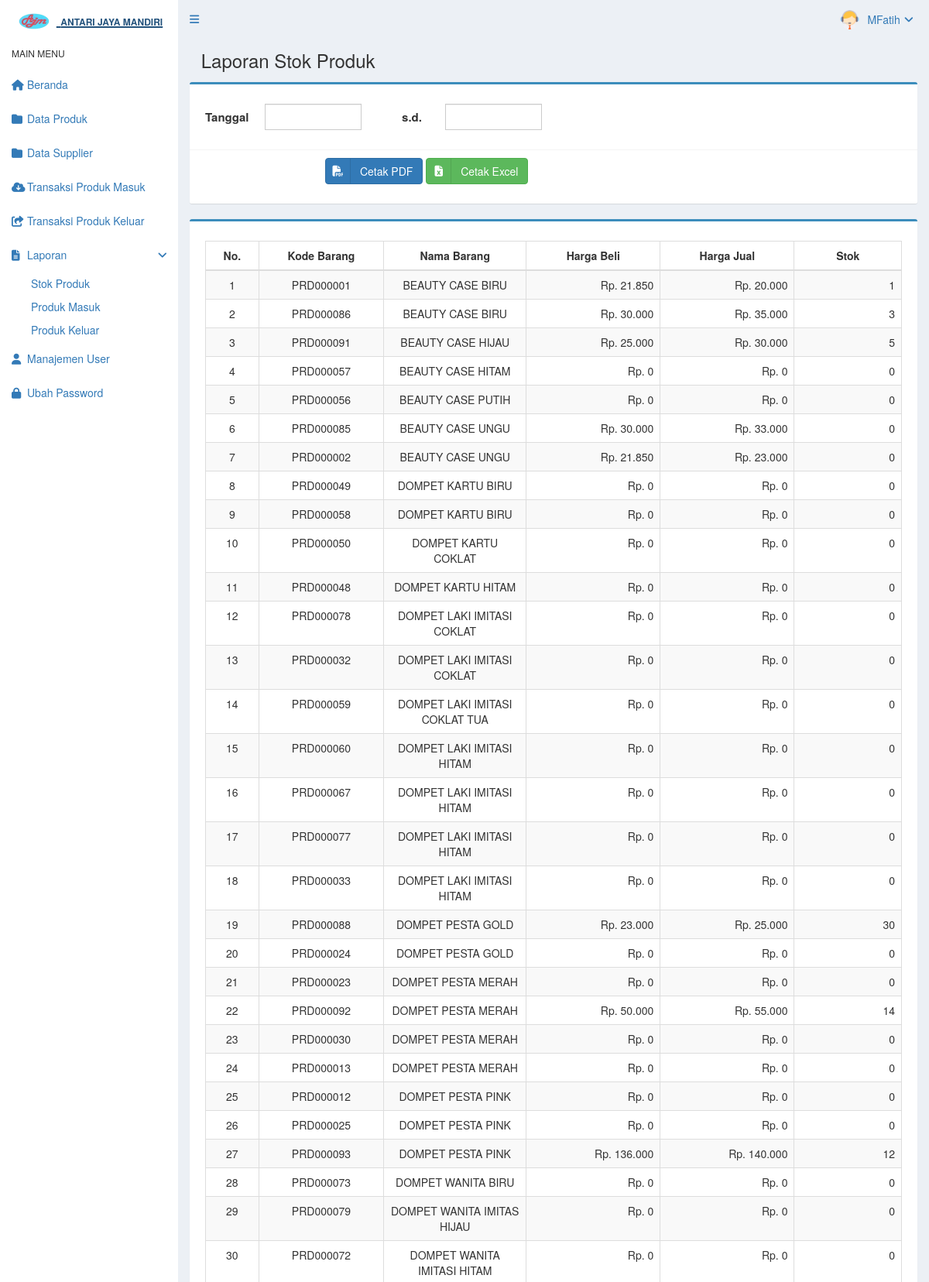
The app's page /main.php?module=lap_stok (signed in, upper part) with its own data.
### tables this page shows
CREATE TABLE `tb_user` (
  `id_user` int(5) NOT NULL,
  `username` varchar(50) NOT NULL,
  `password` varchar(50) NOT NULL,
  `nama_user` varchar(50) NOT NULL,
  `telepon` char(13) DEFAULT NULL,
  `foto` varchar(100) DEFAULT NULL,
  `hak_akses` enum('operasional','administrator','','') NOT NULL,
  `status` enum('aktif','blokir') NOT NULL DEFAULT 'aktif',
  `created_at` timestamp NOT NULL DEFAULT current_timestamp(),
  `updated_at` timestamp NOT NULL DEFAULT current_timestamp() ON UPDATE current_timestamp()
);

CREATE TABLE `tb_barang` (
  `kd_barang` char(9) NOT NULL DEFAULT '',
  `kd_supplier` char(9) NOT NULL,
  `nama_barang` varchar(50) NOT NULL,
  `harga_beli` int(11) NOT NULL,
  `harga_jual` int(11) NOT NULL,
  `stok` int(5) NOT NULL,
  `created_user` int(2) NOT NULL,
  `created_date` timestamp NOT NULL DEFAULT current_timestamp(),
  `updated_user` int(2) NOT NULL,
  `updated_date` timestamp NOT NULL DEFAULT current_timestamp() ON UPDATE current_timestamp()
);

### config/fungsi_rupiah.php (called while the page is built, shortened)
<?php
	function format_rupiah($angka){
		$rupiah=number_format($angka,0,',','.');
		return $rupiah;
	}
 ?>

### modules/lap_stok/view.php (the view, shortened to what this page needs)
<section class="content-header">
  <h1>
    <i class="fa fa-file-text-o icon-title"></i> Laporan Stok Produk
  </h1>
</section>
<section class="content">
<div class="row">
		<div class="col-md-12">
			<div class="box box-primary">
				<form class="form-horizontal" method="GET" target="_blank">
					<div class="box-body">
						<div class="form-group">
							<label class="col-sm-1 control-label">Tanggal</label>
							<div class="col-sm-2">
								<input type="text" class="form-control date-picker" data-date-format="dd-mm-yyyy" name="tgl_awal" autocomplete="off" required>
							</div>
							<label class="col-sm-1 control-label">s.d.</label>
							<div class="col-sm-2">
								<input type="text" class="form-control date-picker" data-date-format="dd-mm-yyyy" name="tgl_akhir" autocomplete="off" required>
							</div>
						</div>
					</div>
					<div class="box-footer">
						<div class="form-group">
							<div class="col-sm-offset-2 col-sm-10">
								<button type="submit" class="btn btn-primary btn-social" formaction="modules/lap_stok/cetakPDF.php">
									<i class="fa fa-file-pdf"></i> Cetak PDF
								</button>
								<button type="submit" class="btn btn-success btn-social" formaction="modules/lap_stok/exportExcel.php">
									<i class="fa fa-file-excel"></i> Cetak Excel
								</button>
							</div>
						</div>
					</div>
				</form>
			</div>
		</div>
	</div>
	<div class="row">
		<div class="col-md-12">
			<div class="box box-primary">
				<div class="box-body">
					<table id="dataTables1" class="table table-bordered table-striped table-hover">
						<thead>
							<tr>
								<th class="center">No.</th>
								<th class="center">Kode Barang</th>
								<th class="center">Nama Barang</th>
								<th class="center">Harga Beli</th>
								<th class="center">Harga Jual</th>
								<th class="center">Stok</th>
							</tr>
						</thead>
						<tbody>
							<?php
							$no=1;
							$query = mysqli_query($mysqli, "SELECT kd_barang,nama_barang,harga_beli,harga_jual,stok FROM tb_barang ORDER BY nama_barang ASC") or die('Ada kesalahan pada query tampil data barang: '.mysqli_error($mysqli));
							while($data = mysqli_fetch_assoc($query)){
					              $harga_beli = format_rupiah($data['harga_beli']);
					              $harga_jual = format_rupiah($data['harga_jual']);
					              echo "<tr>
					              			<td width='30' class='center'>$no</td>
					              			<td width='80' class='center'>$data[kd_barang]</td>
					              			<td width='100' class='center'>$data[nama_barang]</td>
					              			<td width='100' align='right'>Rp. $harga_beli</td>
					              			<td width='100' align='right'>Rp. $harga_jual</td>
					              			<td width='80' align='right'>$data[stok]</td>
					              		</tr>";
					              	$no++;
					              }
 							 ?>
						</tbody>
					</table>
				</div>
			</div>
		</div>
	</div>
</section>

### top_menu.php (shortened to what this page needs)
<?php
	require_once "config/database.php";
	$query = mysqli_query($mysqli, "SELECT id_user, nama_user, foto, hak_akses FROM tb_user WHERE id_user='$_SESSION[id_user]'") or die('Ada Kesalahan pada query tampil User: '.mysql_error($mysqli));
	$data = mysqli_fetch_assoc($query);
 ?>
 <li class="dropdown user user-menu">
 	<a href="#" class="dropdown-toggle" data-toggle="dropdown">
 		<?php
 			if($data['foto']=="") { ?>
 			<img src="images/user/user-default.png" class="user-image" alt="user Image" />
 		<?php
 		}
 		else {?>
			<img src="images/user/<?php echo $data['foto']; ?>" class="user-image" alt="User Image" />
		<?php
		}
 		?>
 		<span class="hidden-xs"><?php echo $data['nama_user']; ?><i style="margin-left: 5px" class="fa fa-angle-down"></i></span>
 		</a>
 </li>

### assets/css/style.css (style rules this page uses)
.form-horizontal .control-label { margin-bottom: 0; padding-top: 5px; text-align: right; }
label { display: inline-block; font-size: 15px; font-weight: 400; margin-bottom: 5px; max-width: 100%; }
.form-control { background-color: #fff; background-image: none; border: 1px solid #ccc; border-radius: 4px; box-shadow: 0 1px 1px rgba(0, 0, 0, 0.075) inset; color: #555; display: block; font-size: 15px; height: 34px; line-height: 1.42857; padding: 6px 12px; transition: border-color 0.15s ease-in-out 0s, box-shadow 0.15s ease-in-out 0s; width: 100%; }
.btn-social *:first-child { border-right: 1px solid rgba(0, 0, 0, 0.1); bottom: 0; font-size: 1em !important; left: 0; line-height: 32px !important; position: absolute; text-align: center; top: 0; width: 32px !important; }
.content-header { padding: 15px 18px 0; position: relative; }
.center { text-align:center; }
body { background-color: #fff; color: #333; font-size: 15px; line-height: 1.42857; }

### records on screen
tb_user: foto (picture), nama_user "MFatih"
tb_barang: kd_barang "PRD000001", nama_barang "BEAUTY CASE BIRU", harga_beli "21.850", harga_jual "20.000", stok "1"
tb_barang: kd_barang "PRD000086", nama_barang "BEAUTY CASE BIRU", harga_beli "30.000", harga_jual "35.000", stok "3"
tb_barang: kd_barang "PRD000091", nama_barang "BEAUTY CASE HIJAU", harga_beli "25.000", harga_jual "30.000", stok "5"
tb_barang: kd_barang "PRD000057", nama_barang "BEAUTY CASE HITAM", harga_beli "0", harga_jual "0", stok "0"
tb_barang: kd_barang "PRD000056", nama_barang "BEAUTY CASE PUTIH", harga_beli "0", harga_jual "0", stok "0"
tb_barang: kd_barang "PRD000085", nama_barang "BEAUTY CASE UNGU", harga_beli "30.000", harga_jual "33.000", stok "0"
tb_barang: kd_barang "PRD000002", nama_barang "BEAUTY CASE UNGU", harga_beli "21.850", harga_jual "23.000", stok "0"
tb_barang: kd_barang "PRD000049", nama_barang "DOMPET KARTU BIRU", harga_beli "0", harga_jual "0", stok "0"
tb_barang: kd_barang "PRD000058", nama_barang "DOMPET KARTU BIRU", harga_beli "0", harga_jual "0", stok "0"
tb_barang: kd_barang "PRD000050", nama_barang "DOMPET KARTU COKLAT", harga_beli "0", harga_jual "0", stok "0"
tb_barang: kd_barang "PRD000048", nama_barang "DOMPET KARTU HITAM", harga_beli "0", harga_jual "0", stok "0"
tb_barang: kd_barang "PRD000078", nama_barang "DOMPET LAKI IMITASI COKLAT", harga_beli "0", harga_jual "0", stok "0"
tb_barang: kd_barang "PRD000032", nama_barang "DOMPET LAKI IMITASI COKLAT", harga_beli "0", harga_jual "0", stok "0"
tb_barang: kd_barang "PRD000059", nama_barang "DOMPET LAKI IMITASI COKLAT TUA", harga_beli "0", harga_jual "0", stok "0"
tb_barang: kd_barang "PRD000060", nama_barang "DOMPET LAKI IMITASI HITAM", harga_beli "0", harga_jual "0", stok "0"
tb_barang: kd_barang "PRD000067", nama_barang "DOMPET LAKI IMITASI HITAM", harga_beli "0", harga_jual "0", stok "0"
tb_barang: kd_barang "PRD000077", nama_barang "DOMPET LAKI IMITASI HITAM", harga_beli "0", harga_jual "0", stok "0"
tb_barang: kd_barang "PRD000033", nama_barang "DOMPET LAKI IMITASI HITAM", harga_beli "0", harga_jual "0", stok "0"
tb_barang: kd_barang "PRD000088", nama_barang "DOMPET PESTA GOLD", harga_beli "23.000", harga_jual "25.000", stok "30"
tb_barang: kd_barang "PRD000024", nama_barang "DOMPET PESTA GOLD", harga_beli "0", harga_jual "0", stok "0"
tb_barang: kd_barang "PRD000023", nama_barang "DOMPET PESTA MERAH", harga_beli "0", harga_jual "0", stok "0"
tb_barang: kd_barang "PRD000092", nama_barang "DOMPET PESTA MERAH", harga_beli "50.000", harga_jual "55.000", stok "14"
tb_barang: kd_barang "PRD000030", nama_barang "DOMPET PESTA MERAH", harga_beli "0", harga_jual "0", stok "0"
tb_barang: kd_barang "PRD000013", nama_barang "DOMPET PESTA MERAH", harga_beli "0", harga_jual "0", stok "0"
tb_barang: kd_barang "PRD000012", nama_barang "DOMPET PESTA PINK", harga_beli "0", harga_jual "0", stok "0"
tb_barang: kd_barang "PRD000025", nama_barang "DOMPET PESTA PINK", harga_beli "0", harga_jual "0", stok "0"
tb_barang: kd_barang "PRD000093", nama_barang "DOMPET PESTA PINK", harga_beli "136.000", harga_jual "140.000", stok "12"
tb_barang: kd_barang "PRD000073", nama_barang "DOMPET WANITA BIRU", harga_beli "0", harga_jual "0", stok "0"
tb_barang: kd_barang "PRD000079", nama_barang "DOMPET WANITA IMITAS HIJAU", harga_beli "0", harga_jual "0", stok "0"
tb_barang: kd_barang "PRD000072", nama_barang "DOMPET WANITA IMITASI HITAM", harga_beli "0", harga_jual "0", stok "0"
